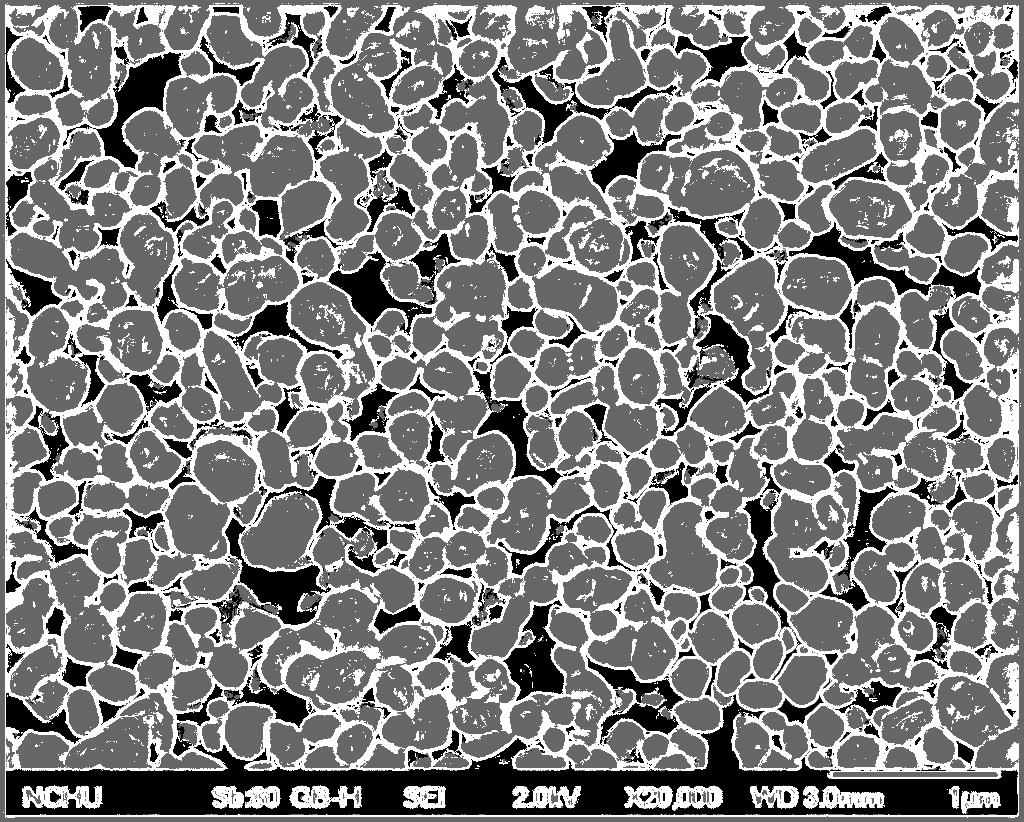
#> input picture Particle_Size_Instance_Segmentation/images/segmented_image.png, 1024 x 822 px
$ jupyter execute 3_Instance_Segmentation.ipynb   (shell and % lines are left out)   (older library calls are emulated)
#> lines starting #> are read from the running program, lines starting #| are printed output that depends on the picture; after the words box and inside, x2 and y2 are one past the last pixel; in counts of white or black regions, pixels touching at a corner belong together
[cell 1]
import cv2
import numpy as np
import pandas as pd
import matplotlib.pyplot as plt

[cell 2]
def display(img, cmap='gray'):
    fig = plt.figure(figsize = (7,7))
    plot = fig.add_subplot(111)
    plot.imshow(img, cmap=cmap)

[cell 3]
#Now that we have the semantically segmented image, we can perform instance segmentation
#First, import the segmented image and the original full image

img = cv2.imread('images/segmented_image.png',0)
#> img is the input picture: shape (822, 1024); min 0, max 255, mean 128.1
img_orig = cv2.imread('images/sem_particle_nano1.png',0)
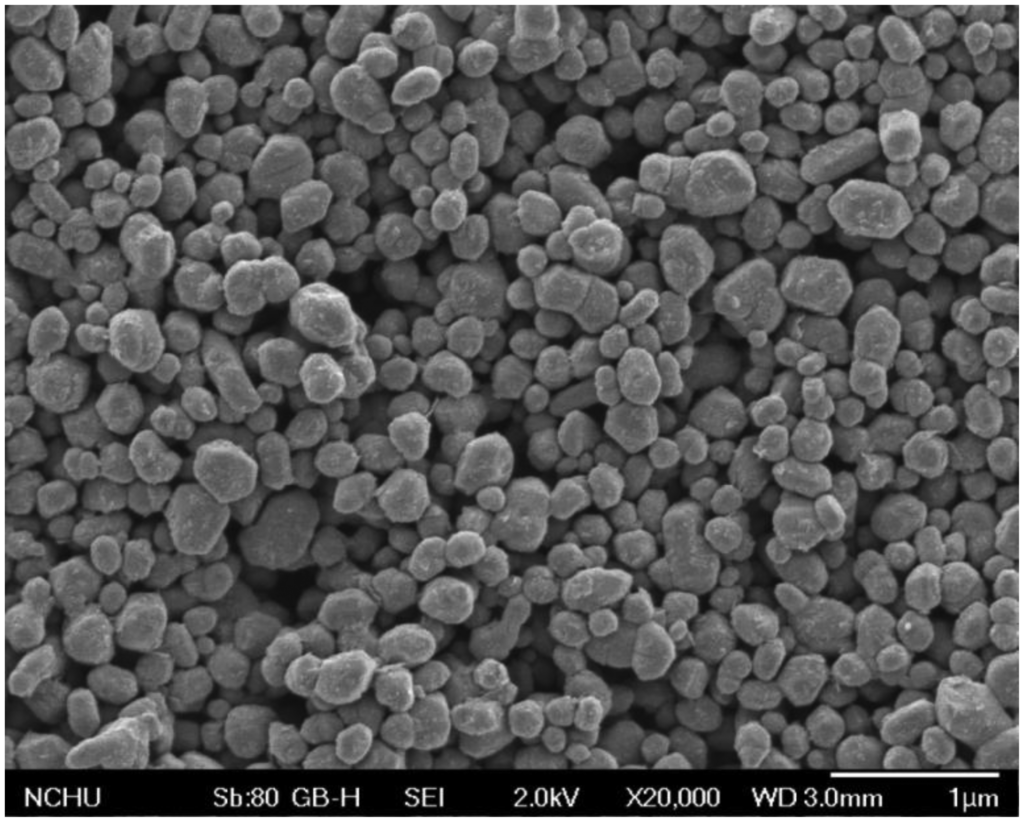
#> input picture Particle_Size_Instance_Segmentation/images/sem_particle_nano1.png, 1024 x 822 px
#> img_orig is the input picture: shape (822, 1024); min 0, max 255, mean 86.6

[cell 4]
display(img)

[cell 5]
# Check to make sure that the segmented image has only 3 unique color pixels

pd.Series(img.reshape(-1)).value_counts()

[cell 6]
# Now we wish to convert the image to binary mode so it will work with the watershed algorithm
# This means the white pixel values around the edges of particles needs to be black (0) and the particles themselves need to be white (255)
img[img==255] = 0
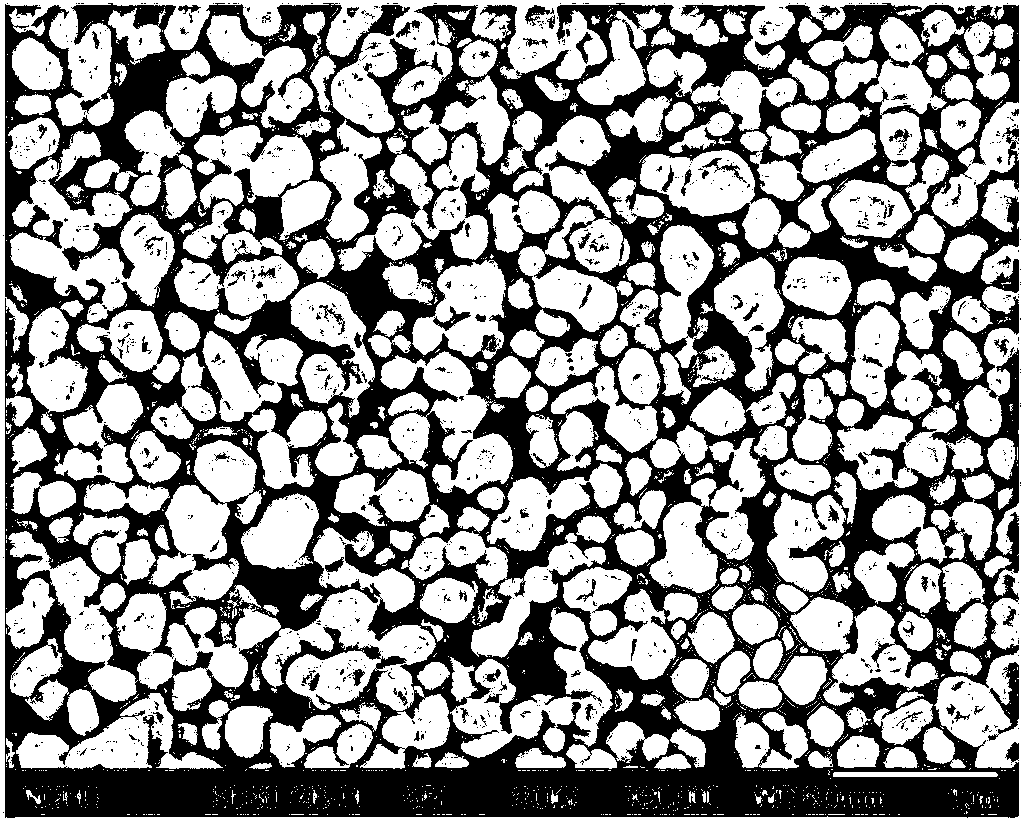
#> img: shape (822, 1024); values 0 (black) and 103 (white), 58.4% white; 1527 black regions (1396 under 20 px), largest, box (x1, y1, x2, y2) and area: (5, 3, 1020, 818) 337977, (988, 662, 1019, 741) 873, (433, 306, 471, 331) 293
img[img==103] = 255

[cell 7]
pd.Series(img.reshape(-1)).value_counts()

[cell 8]
display(img)

[cell 9]
# We can now performs advanced morphological transformation to erode some of the noise on particle edges
kernel = np.ones((3,3),np.uint8)
thres = cv2.morphologyEx(img, cv2.MORPH_OPEN, kernel, iterations = 2)
#> thres: shape (822, 1024); 54.5% white; 468 black regions (371 under 20 px), largest, box (x1, y1, x2, y2) and area: (3, 3, 1021, 818) 374279, (698, 158, 747, 183) 364, (316, 303, 345, 335) 357

[cell 10]
display(thres)

[cell 11]
# Watershed Algorithm

[cell 12]
from __future__ import print_function
from skimage.feature import peak_local_max
from skimage.morphology import watershed
from scipy import ndimage
import argparse
import imutils
import cv2

[cell 13]
img_orig_copy = img_orig.copy()
img_copy = img.copy()

[cell 14]
# The first step to the watershed algorithm is to build a mask using "distance transform"
# which computes the exact Euclidean distance from every binary pixel to the nearest zero pixel, then find peaks in this distance map
d = ndimage.distance_transform_edt(thres)
localmax = peak_local_max(d, indices=False, min_distance=20, labels=thres)
#> localmax: shape (822, 1024) bool; 0.05% white in thin lines or dots

# Perform a connected component analysis on the local peaks,
markers = ndimage.label(localmax, structure=np.ones((3, 3)))[0]
#> markers: shape (822, 1024) int32; 393 distinct labels, from 0 to 392

# The watershed algorithm is then applied after the mask and markers are built
labels = watershed(-d, markers, mask=thres)
#> labels: shape (822, 1024) int32; 393 distinct labels, from 0 to 392

[cell 15]
from skimage import measure, color, io
# Using the watershed labels, each instance segmented object can have its own color

img2 = color.label2rgb(labels, image = img_copy, alpha = 0.3, bg_label = 0, image_alpha = 1)
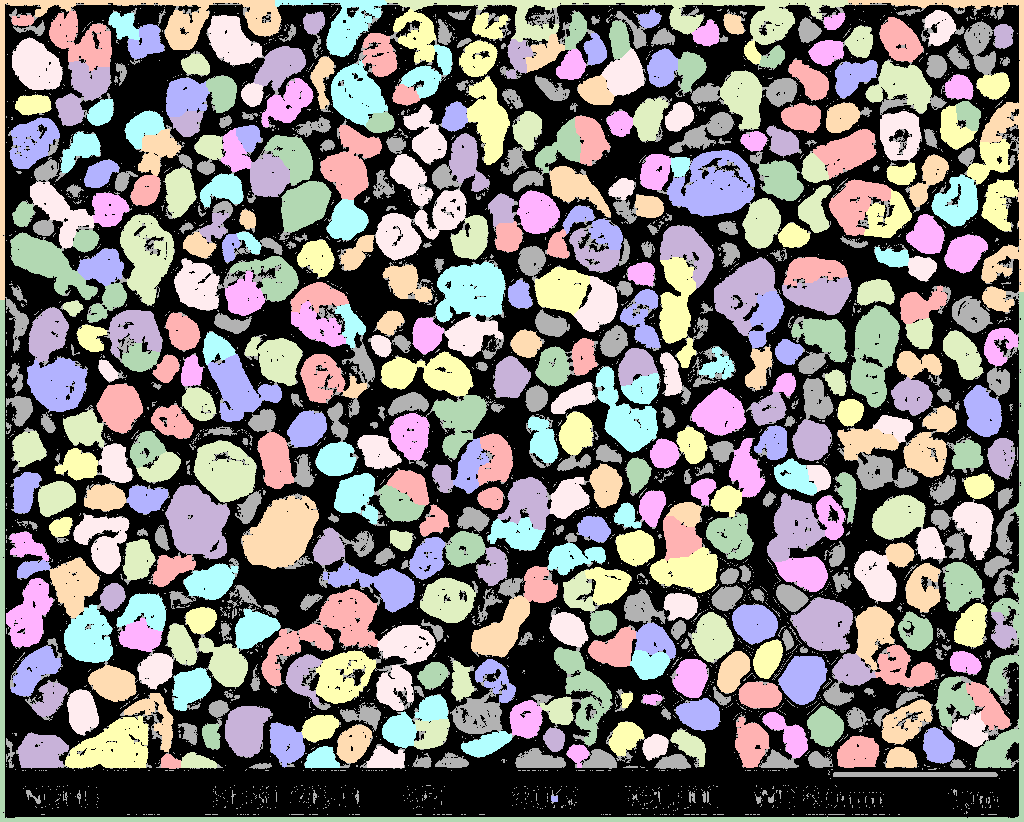
#> img2: shape (822, 1024, 3) float64; mean R, G, B 0.494, 0.478, 0.472
display(img2)

[cell 16]
img_orig_copy = cv2.cvtColor(img_orig, cv2.COLOR_GRAY2RGB)

[cell 17]
# loop over the unique labels returned by the watershed algorithm
found_particles = []

for label in np.unique(labels):

    # if the label is zero, we are examining the 'background' so simply ignore it
    if label == 0:
        continue

    # otherwise, we can create masks and find the contours
    mask = np.zeros(img_copy.shape, dtype="uint8")
    mask[labels == label] = 255

    # detect contours in the mask and grab the largest one
    cnts = cv2.findContours(mask.copy(), cv2.RETR_EXTERNAL, cv2.CHAIN_APPROX_SIMPLE)
    cnts = imutils.grab_contours(cnts)
    c = max(cnts, key=cv2.contourArea)

    # draw a circle enclosing the object
    ((x, y), r) = cv2.minEnclosingCircle(c)

    #Skip if false circles detected are too big or too small
    if r>50:
        continue
    if r<15:
        continue
    found_particles.append((x,y,r))
#> this loop made 393 passes
#> (x, y, r) on passes 2 to 4: (22.36, 19.5, 10.93), (649, 17.28, 11.23), (489.5, 23.5, 19.04)
#> mask: shape (822, 1024); 0% white; 1 white region, box (x1, y1, x2, y2) and area: (551, 796, 558, 802) 41
#> after the loop, found_particles = 335 items, first 6: (489.5, 23.5, 19.04), (572, 30.5, 19.78), (124.7, 26.73, 18.82), (937.6, 27.59, 17.78), (900, 39, 25.06), (144.8, 41.61, 20.03)

[cell 18]
df = pd.DataFrame(np.round(found_particles,0), columns = ['x', 'y', 'r'])
#> df = table of 335 rows and 3 columns

[cell 19]
# The list of x,y center coordinate along with radius of the enclosing circles
df
#> Out = table of 335 rows and 3 columns

[cell 20]
# Knowing the x,y circle coordinates and radius, we can draw it on our original image
for i in df.values:
    cv2.circle(img_orig_copy, (int(i[0]), int(i[1])), int(i[2]), (0, 255, 0), 1)
#> this loop made 335 passes
#> i on passes 1 to 3: [490, 24, 19], [572, 30, 20], [125, 27, 19]
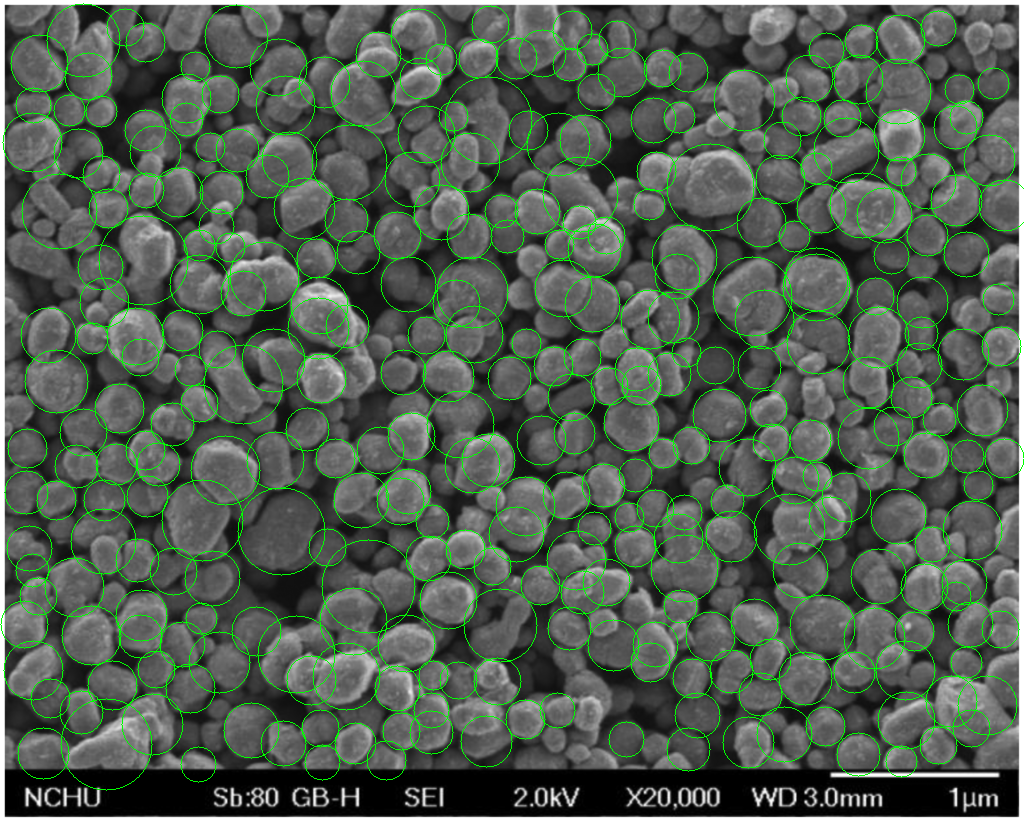
#> img_orig_copy: shape (822, 1024, 3); 5.18% of pixels changed, all inside (x1, y1, x2, y2) = (0, 3, 1024, 791)

[cell 21]
plt.figure(figsize = (15,15))
plt.imshow(img_orig_copy)

[cell 22]
# To get real measurement values intead of pixels, we need to convert the number of pixels to micrometers using the scale bar
# 168.9 pixel per 1um (1000nm)
pixel_to_um = 168.9

[cell 23]
# Now convert all radius values to diameters as nanometers
diameters_nm = [1000*df.values[i][2]*2/pixel_to_um for i in range(len(df))]
#> diameters_nm = 335 values, max 556.5 at index 256, min 177.6 at index 17, mean 283.1

[cell 24]
# Get descriptive statistics
np.round(pd.Series(diameters_nm).describe(),2)

[cell 25]
plt.figure(figsize =(10,5))
plt.hist(diameters_nm, bins = np.arange(150,600,25), rwidth = 0.95)
#plt.axvline(np.mean(diameters_nm), color = 'darkred')
plt.title('Particle Size Distribution')
plt.xlabel('Diameter (nm)')
plt.xticks(np.arange(150,600,50))
plt.ylabel('Frequency')
plt.rcParams.update({'font.size': 20})
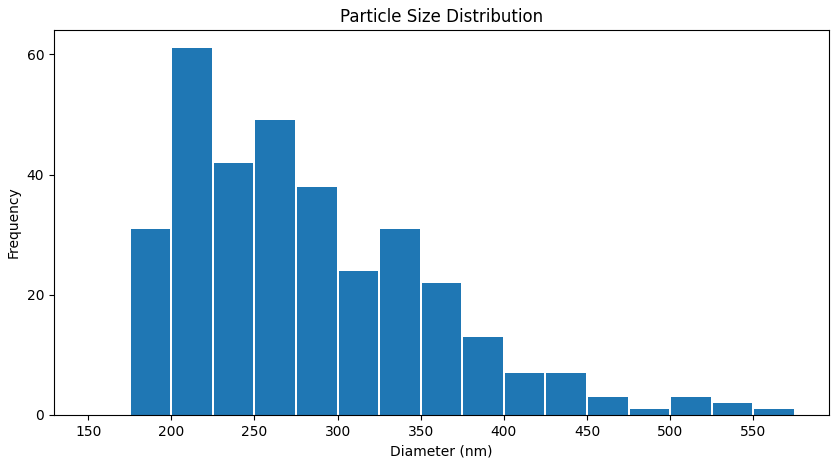
#> figure drawn by matplotlib, 1 panel; tallest bar 61 high, from x = 200.6 to 224.4
